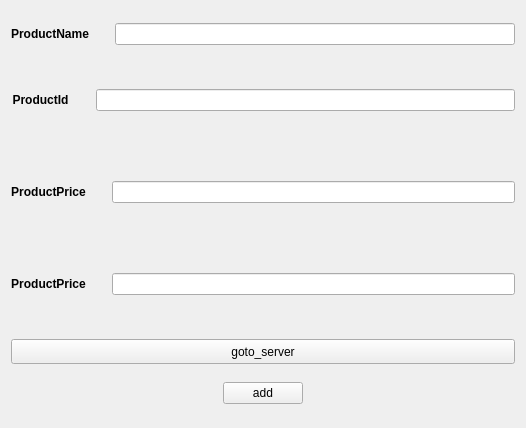
<?xml version="1.0" encoding="UTF-8"?>
<ui version="4.0">
 <class>ProductUI</class>
 <widget class="QWidget" name="ProductUI">
  <property name="geometry">
   <rect>
    <x>0</x>
    <y>0</y>
    <width>526</width>
    <height>428</height>
   </rect>
  </property>
  <property name="windowTitle">
   <string>Form</string>
  </property>
  <layout class="QVBoxLayout" name="verticalLayout">
   <item>
    <layout class="QHBoxLayout" name="horizontalLayout">
     <item>
      <widget class="QLabel" name="ProductName">
       <property name="font">
        <font>
         <bold>true</bold>
        </font>
       </property>
       <property name="text">
        <string>ProductName</string>
       </property>
       <property name="alignment">
        <set>Qt::AlignmentFlag::AlignCenter</set>
       </property>
      </widget>
     </item>
     <item>
      <spacer name="horizontalSpacer_3">
       <property name="orientation">
        <enum>Qt::Orientation::Horizontal</enum>
       </property>
       <property name="sizeType">
        <enum>QSizePolicy::Policy::Fixed</enum>
       </property>
       <property name="sizeHint" stdset="0">
        <size>
         <width>20</width>
         <height>20</height>
        </size>
       </property>
      </spacer>
     </item>
     <item>
      <widget class="QLineEdit" name="ProductNameEdit"/>
     </item>
    </layout>
   </item>
   <item>
    <layout class="QHBoxLayout" name="horizontalLayout_2">
     <item>
      <widget class="QLabel" name="ProductId">
       <property name="sizePolicy">
        <sizepolicy hsizetype="Maximum" vsizetype="Fixed">
         <horstretch>0</horstretch>
         <verstretch>0</verstretch>
        </sizepolicy>
       </property>
       <property name="minimumSize">
        <size>
         <width>59</width>
         <height>74</height>
        </size>
       </property>
       <property name="font">
        <font>
         <bold>true</bold>
        </font>
       </property>
       <property name="text">
        <string>ProductId</string>
       </property>
       <property name="alignment">
        <set>Qt::AlignmentFlag::AlignCenter</set>
       </property>
      </widget>
     </item>
     <item>
      <spacer name="horizontalSpacer_4">
       <property name="orientation">
        <enum>Qt::Orientation::Horizontal</enum>
       </property>
       <property name="sizeType">
        <enum>QSizePolicy::Policy::Fixed</enum>
       </property>
       <property name="sizeHint" stdset="0">
        <size>
         <width>20</width>
         <height>20</height>
        </size>
       </property>
      </spacer>
     </item>
     <item>
      <widget class="QLineEdit" name="ProductIdEdit"/>
     </item>
    </layout>
   </item>
   <item>
    <layout class="QHBoxLayout" name="horizontalLayout_3">
     <item>
      <widget class="QLabel" name="ProductPrice">
       <property name="sizePolicy">
        <sizepolicy hsizetype="Maximum" vsizetype="Fixed">
         <horstretch>0</horstretch>
         <verstretch>0</verstretch>
        </sizepolicy>
       </property>
       <property name="minimumSize">
        <size>
         <width>59</width>
         <height>74</height>
        </size>
       </property>
       <property name="font">
        <font>
         <bold>true</bold>
        </font>
       </property>
       <property name="text">
        <string>ProductPrice</string>
       </property>
       <property name="alignment">
        <set>Qt::AlignmentFlag::AlignCenter</set>
       </property>
      </widget>
     </item>
     <item>
      <spacer name="horizontalSpacer_5">
       <property name="orientation">
        <enum>Qt::Orientation::Horizontal</enum>
       </property>
       <property name="sizeType">
        <enum>QSizePolicy::Policy::Fixed</enum>
       </property>
       <property name="sizeHint" stdset="0">
        <size>
         <width>20</width>
         <height>20</height>
        </size>
       </property>
      </spacer>
     </item>
     <item>
      <widget class="QLineEdit" name="ProductPriceEdit"/>
     </item>
    </layout>
   </item>
   <item>
    <layout class="QHBoxLayout" name="horizontalLayout_6">
     <item>
      <widget class="QLabel" name="ProductPrice_2">
       <property name="sizePolicy">
        <sizepolicy hsizetype="Maximum" vsizetype="Fixed">
         <horstretch>0</horstretch>
         <verstretch>0</verstretch>
        </sizepolicy>
       </property>
       <property name="minimumSize">
        <size>
         <width>59</width>
         <height>74</height>
        </size>
       </property>
       <property name="font">
        <font>
         <bold>true</bold>
        </font>
       </property>
       <property name="text">
        <string>ProductPrice</string>
       </property>
       <property name="alignment">
        <set>Qt::AlignmentFlag::AlignCenter</set>
       </property>
      </widget>
     </item>
     <item>
      <spacer name="horizontalSpacer_6">
       <property name="orientation">
        <enum>Qt::Orientation::Horizontal</enum>
       </property>
       <property name="sizeType">
        <enum>QSizePolicy::Policy::Fixed</enum>
       </property>
       <property name="sizeHint" stdset="0">
        <size>
         <width>20</width>
         <height>20</height>
        </size>
       </property>
      </spacer>
     </item>
     <item>
      <widget class="QLineEdit" name="ProductCntEdit"/>
     </item>
    </layout>
   </item>
   <item>
    <layout class="QHBoxLayout" name="horizontalLayout_5">
     <item>
      <widget class="QPushButton" name="goto_ui">
       <property name="minimumSize">
        <size>
         <width>0</width>
         <height>25</height>
        </size>
       </property>
       <property name="text">
        <string>goto_server</string>
       </property>
      </widget>
     </item>
    </layout>
   </item>
   <item>
    <layout class="QHBoxLayout" name="horizontalLayout_4">
     <item>
      <spacer name="horizontalSpacer_2">
       <property name="orientation">
        <enum>Qt::Orientation::Horizontal</enum>
       </property>
       <property name="sizeHint" stdset="0">
        <size>
         <width>148</width>
         <height>20</height>
        </size>
       </property>
      </spacer>
     </item>
     <item>
      <widget class="QPushButton" name="pushButton">
       <property name="text">
        <string>add</string>
       </property>
      </widget>
     </item>
     <item>
      <spacer name="horizontalSpacer">
       <property name="orientation">
        <enum>Qt::Orientation::Horizontal</enum>
       </property>
       <property name="sizeHint" stdset="0">
        <size>
         <width>148</width>
         <height>20</height>
        </size>
       </property>
      </spacer>
     </item>
    </layout>
   </item>
  </layout>
 </widget>
 <resources/>
 <connections/>
</ui>
